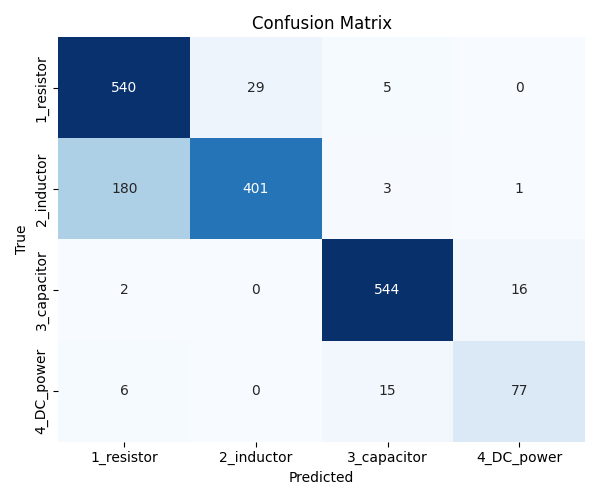

Recreate this plot in Python.
"""
Run:  python confusion_matrix_from_folder.py
"""

import tensorflow as tf
import numpy as np
from sklearn.metrics import confusion_matrix
import matplotlib.pyplot as plt
import seaborn as sns
from pathlib import Path

# ⚙️ 1. basic params -----------------------------------------------------------
MODEL_PATH   = "/Users/martin/Desktop/LIAT/circuit_detector/models/v12.keras"       # your saved model
TEST_DIR     = "/Users/martin/Desktop/LIAT/circuit_detector/dataset/circuit_dataset"                 # folder shown above
IMG_SIZE     = (128, 128)             # change if your model expects e.g. (299, 299)
BATCH_SIZE   = 32                     # tweak for your GPU / CPU
AUTOTUNE     = tf.data.AUTOTUNE
# -----------------------------------------------------------------------------

print("loading model …")
model = tf.keras.models.load_model(MODEL_PATH)

# 2. build the tf.data pipeline ------------------------------------------------
print("building test dataset …")
test_ds = tf.keras.utils.image_dataset_from_directory(
    TEST_DIR,
    image_size=IMG_SIZE,
    shuffle=False,             # DO NOT shuffle – we need original order to line up labels
    batch_size=BATCH_SIZE,
    color_mode = "grayscale" # 👈 forces shape (batch, h, w, 1)
)

class_names = test_ds.class_names          # e.g. ['classA', 'classB', 'classC']
n_classes   = len(class_names)

AUTOTUNE = tf.data.AUTOTUNE
test_ds = test_ds.prefetch(AUTOTUNE)

# 4. collect labels & predictions ---------------------------------------------
print("running inference …")
y_true = np.concatenate([y.numpy() for _, y in test_ds])
y_pred_probs = model.predict(test_ds, verbose=0)
if n_classes == 2 and y_pred_probs.shape[-1] == 1:      # binary sigmoid head
    y_pred = (y_pred_probs.ravel() > 0.5).astype(int)
else:                                                   # softmax head
    y_pred = np.argmax(y_pred_probs, axis=1)

# 5. confusion matrix ----------------------------------------------------------
cm = confusion_matrix(y_true, y_pred)
print("confusion matrix:\n", cm)

# 6. visual --------------------------------------------------------------------
plt.figure(figsize=(6, 5))
sns.heatmap(cm,
            annot=True,
            fmt="d",
            cmap="Blues",
            cbar=False,
            xticklabels=class_names,
            yticklabels=class_names)
plt.xlabel("Predicted")
plt.ylabel("True")
plt.title("Confusion Matrix")
plt.tight_layout()
plt.show()
